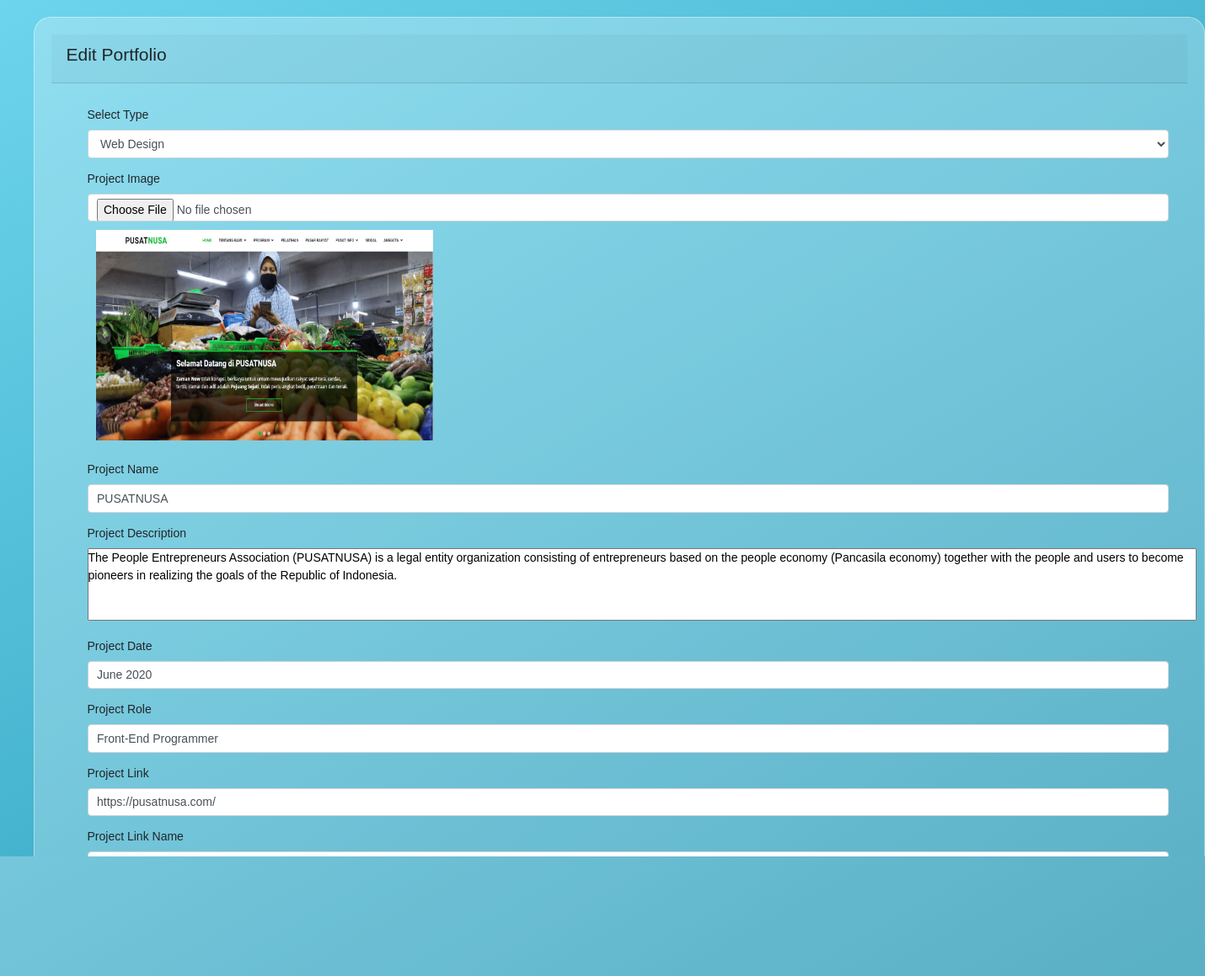
/include/editportfolio.php?id=1 (signed in), run on the app's committed database.
### tables this page shows
CREATE TABLE `portfolio` (
  `id` int(11) NOT NULL,
  `project_type` varchar(255) NOT NULL,
  `project_name` varchar(255) NOT NULL,
  `project_pic` text NOT NULL,
  `project_desc` longtext NOT NULL,
  `project_date` varchar(255) NOT NULL,
  `project_role` varchar(255) NOT NULL,
  `project_link` varchar(255) NOT NULL,
  `project_linkname` varchar(255) NOT NULL
);

### include/editportfolio.php (the view, shortened to what this page needs)
<?php
    include '../include/db.php';
    $data = mysqli_query($db, "SELECT * FROM portfolio WHERE id = '".$_GET['id']."'");
    $r = mysqli_fetch_array($data);
    $project_name = $r['project_name'];
    $project_pic = $r['project_pic'];
    $project_desc = $r['project_desc'];
    $project_date = $r['project_date'];
    $project_role = $r['project_role'];
    $project_link = $r['project_link'];
    $project_linkname = $r['project_linkname'];
?>
<!DOCTYPE html>
<html lang="en">
<head>
    <link rel="stylesheet" href="https://maxcdn.bootstrapcdn.com/bootstrap/4.5.2/css/bootstrap.min.css">
    <link rel="stylesheet" href="../admin/assets/css/styleedit.css">
</head>
<body style="margin: 20px;">
    <div class="cards">
        <div class="row">
            <div class="col">
                <div class="card-header">
                    <h4 class="card-title">Edit Portfolio</h4>
                </div>
                <form role="form" method="post" enctype="multipart/form-data">
                    <div class="card-body">
                        <div class="form-group col-12">
                            <label>Select Type</label><br>
                            <select name="project_type" class="form-control">
                                <option value="Web Design">Web Design</option>
                            </select>
                        </div>
                        <div class="form-group col-12">
                            <label>Project Image</label>
                            <input type="file" class="form-control" name="project_pic">
                            <img src="../assets/img/portfolio/<?php echo $project_pic?>"
                                style="width: 400px; height: 250px; margin:10px">
                        </div>
                        <div class="form-group col-12">
                            <label>Project Name</label>
                            <input type="text" class="form-control" value="<?php echo $project_name?>"
                                name="project_name">
                        </div>
                        <div class="form-group col-12">
                            <label>Project Description</label><br>
                            <textarea style="resize: none;" cols="160" rows="4"
                                name="project_desc"><?php echo $project_desc?></textarea>
                        </div>
                        <div class="form-group col-12">
                            <label>Project Date</label>
                            <input type="text" class="form-control" value="<?php echo $project_date?>"
                                name="project_date">
                        </div>
                        <div class="form-group col-12">
                            <label>Project Role</label>
                            <input type="text" class="form-control" value="<?php echo $project_role?>"
                                name="project_role">
                        </div>
                        <div class="form-group col-12">
                            <label>Project Link</label>
                            <input type="text" class="form-control" value="<?php echo $project_link?>"
                                name="project_link">
                        </div>
                        <div class="form-group col-12">
                            <label>Project Link Name</label>
                            <input type="text" class="form-control" value="<?php echo $project_linkname?>"
                                name="project_linkname">
                        </div>
                    </div>
                    <div class="card-footer">
                        <button type="submit" name="kirim" value="update" class="btn btn-primary">Edit
                            Portfolio</button>
                        <a href="../admin/index.php?portfoliosetting=true" style="margin-left: 50px;">Back About</a>
                    </div>
                </form>
            </div>
        </div>
    </div>
</body>
</html>

### admin/assets/css/styleedit.css (style rules this page uses)
:root { --light-blue: #2193b0; --cool-white: #6dd5ed; --white-alpha-40: rgba(255, 255, 255, 0.40); --white-alpha-25: rgba(255, 255, 255, 0.25); --backdrop-filter-blur: blur(5px); }
* { padding: 0; margin: 0; font-family: sans-serif; font-size: 14px; text-decoration: none; list-style: none; }
body { background-attachment: fixed; height: -webkit-fit-content; height: -moz-fit-content; height: fit-content; background-image: linear-gradient(-30deg, var(--light-blue), var(--cool-white)); }
.cards { padding: 0; margin: 0; display: flex; flex-wrap: wrap; width: 100%; justify-content: center; }
.cards .row { width: 100%; justify-content: space-between; display: flex; flex-wrap: wrap; }
.cards .row .col { background-color: var(--white-alpha-25); border: 1px solid var(--white-alpha-40); width: 100%; height: -webkit-fit-content; height: -moz-fit-content; height: fit-content; margin: 0 20px; border-radius: 20px; padding: 20px; }
.cards .row .col form { margin: 10px; width: 100%; }

### data on the page
portfolio: project_pic (picture), project_name "PUSATNUSA", project_desc "The People Entrepreneurs Association (PUSATNUSA) is a legal entity organization consisting of entrepreneurs based on the people economy (Pancasila economy) together with the people and users to become pioneers in realizing the goals of the Republic of Indonesia.", project_date "June 2020", project_role "Front-End Programmer", project_link "https://pusatnusa.com/", project_linkname "www.pusatnusa.com"
